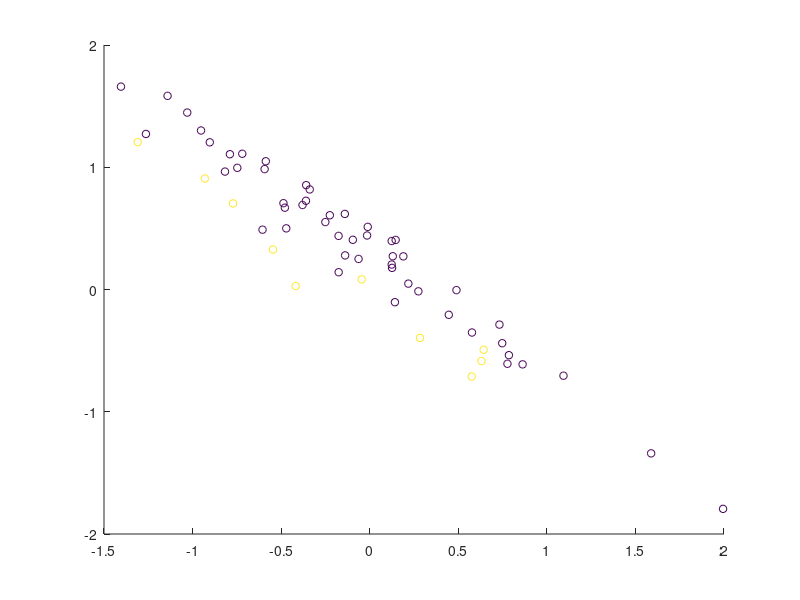

Write the MATLAB code that produced this figure. (Note: this script raises an error after producing the figure.)
% This script is a demo showing some simple decoding on simulated toy data.
% The toy data are simple matlab matrices and no "real" fMRI or EEG data.

fpath = fileparts(fileparts(mfilename('fullpath')));
addpath(fpath)

clear all
dbstop if error % if something goes wrong

res_fig = figure;

%% Set the output directory where data will be saved
% cfg.results.dir = % e.g. 'toyresults'
cfg.results.write = 0; % no results are written to disk

cfg.decoding.method = 'classification';

%% generate some toy data
% define number of "runs" and center means
nruns = 10; % lets simulate we have n runs
set2.mean = [0 0];
set1.mean = [.2 .2]; % should have the same dim as set1, otherwise it wont work (and would not make sense, either)

set1.fact = 5
set2.fact = 1

l1 = -1;
l2 = 1;

% data on two shifted lines
labels = [l1 * ones(set1.fact, 1); l2 * ones(set2.fact, 1)];
labels = repmat(labels, nruns, 1);

% set generate point clouds
noise_covariance = .1; % 0: all along one line
signal_covariance = 1; % 0: all on one spot
r = pi/4; % rotation from 0 .. 2pi

%% generate data
clear data data1 data2
data1(:,1) = [set1.mean(1) + randn(set1.fact * nruns, 1) * noise_covariance];
data1(:,2) = [set1.mean(2) + randn(set1.fact * nruns, 1) * signal_covariance];
data(labels == l1, :) = data1;

data2(:,1) = [set2.mean(1) + randn(set2.fact * nruns, 1) * noise_covariance];
data2(:,2) = [set2.mean(2) + randn(set2.fact * nruns, 1) * signal_covariance];
data(labels == l2, :) = data2;

% scatter(data(:, 1), data(:,2), 20, labels+2)
% xlim([-1 3])

%% rotate data
data = data * [cos(r) sin(r); -sin(r) cos(r)];
% hold all
% scatter(data(:, 1), data(:,2), 20, labels)

%% add data description
% save labels
cfg.files.label = labels;

% save run number
cfg.files.chunk = [];
for ri = 1:nruns
    curr_run = ri * ones(set1.fact + set2.fact ,1);
    cfg.files.chunk = [cfg.files.chunk curr_run] ;
end

% save a description
for ifile = 1:length(cfg.files.label)
    cfg.files.name(ifile) = {sprintf('class%i_run%i', cfg.files.label(ifile), cfg.files.chunk(ifile))};
end

% add an empty mask
cfg.files.mask = '';

%% plot the data (if 2d)
if size(data, 2) == 2
    figure(res_fig);
    scatter(data(:, 1), data(:, 2), 30, cfg.files.label + min(cfg.files.label));
end

%% Prepare data for passing
passed_data.data = data;
passed_data.mask_index = 1:size(data, 2); % use all voxels
passed_data.files = cfg.files;
passed_data.hdr = ''; % we don't need a header, because we don't write img-files as output (but mat-files)
passed_data.dim = [length(set1.mean), 1, 1]; % add dimension information of the original data
% passed_data.voxelsize = [1 1 1];


%% Add defaults for the remaining parameters that we did not specify
cfg = decoding_defaults(cfg);

% Set the analysis that should be performed (here we only want to do 1
% decoding)
cfg.analysis = 'wholebrain';
cfg.results.output = {'accuracy', 'model_parameters'}; % add if you want to see the model

%% Nothing needs to be changed below for a standard leave-one-run out cross validation analysis.
% Create a leave-one-run-out cross validation design:
cfg.design = make_design_cv(cfg); 
display_design(cfg);

%% Decoding Parameters

% default: -s 0 -t 0 -c 1 -b 0 -q

% if we use weights, these must be inverse to the amount of data
% e.g., if we use 5 times as much examples for class 1, we need
%   -w-1 1 -w1 5
% so in the example here, we just use .fact of the other set

legstr = {'data'}; % caption for legend

for use_correct_weights = 0:1
    if use_correct_weights
        display('Using correct (balanced) weights')
        weight_str = ['-w-1 ' num2str(set2.fact) ' -w1 ' num2str(set1.fact)];
    else
        display('Using equal weights')
        weight_str = ['-w-1 1 -w1 1'];
    end


    cfg.decoding.train.classification.model_parameters = ['-s 0 -t 0 -c 1000 -b 0 ' weight_str  ' -q'];
    disp(['cfg.decoding.train.classification.model_parameters = ' cfg.decoding.train.classification.model_parameters])
    cfg.design.unbalanced_data = 'ok';
    disp(['cfg.design.unbalanced_data = ' cfg.design.unbalanced_data]);

    %% Run decoding
    [results, cfg] = decoding(cfg, passed_data);

    %% Print decision boundary in figure
    if isfield(results, 'model_parameters')
        figure(res_fig)
        svm_model = results.model_parameters.output(1).model(1); % get the model of the first SVM
        [X, Y] = meshgrid(min(data(:)):.11:max(data(:)));
        Z = X;
        [predicted, acc, decision_values] = svmpredict(zeros(size(X(:))),[X(:), Y(:)],svm_model,cfg.decoding.test.classification.model_parameters);
        Z(:) = decision_values;
        
        if use_correct_weights
            linespec = '-';
        else
            linespec = ':';
        end
        
        hold on
        contour(X,Y,Z, -1:1, linespec);
        hold off
    end
    legstr(end+1) = {weight_str};
    legend(legstr)
end

dbclear if error
